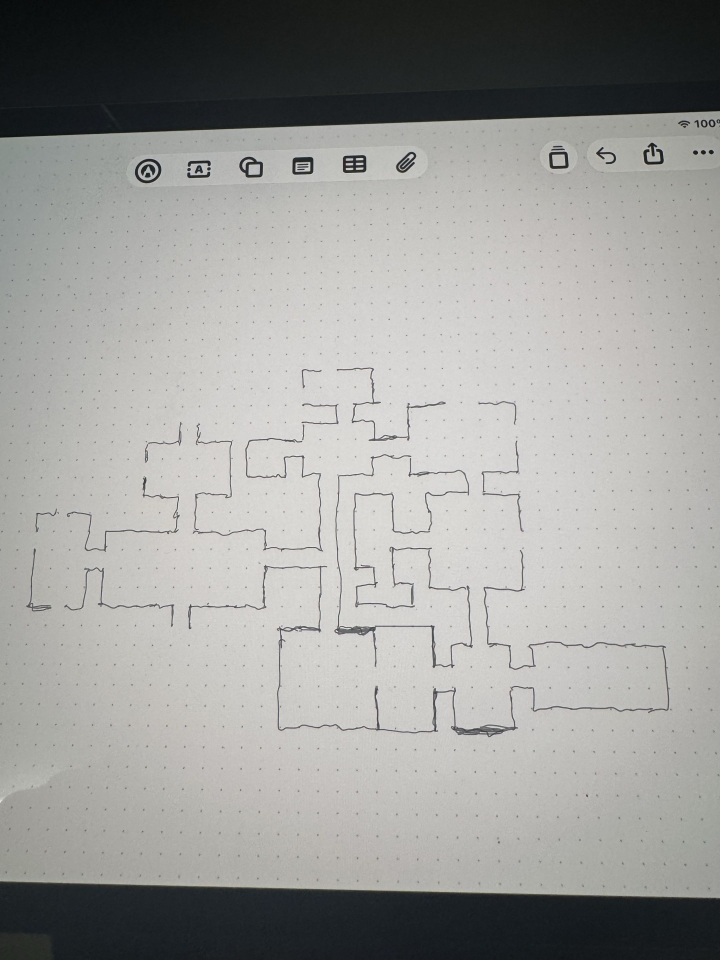
#> input picture datasets/real-maps/bro-01.jpg, 2160 x 2880 px (shown at 1/3 size)
$ python -i verify_cells.py   (imports and definitions only)
#> lines starting #> are read from the running program, lines starting #| are printed output that depends on the picture
#!/usr/bin/env python3
"""Does the cell classifier TRANSFER to bro's real maps? Slide a cell-window over
each real map, classify floor/outside, and paint the floor-probability heatmap.
If sim2real worked, 'floor' lights up on the rooms (grid squares) and stays dark on
vegetation/blank. Phase-independent (tiled), so it doesn't need a perfect grid.
Run with the export venv (coremltools). Writes training/cells_real_eval.png."""
import os, glob
import numpy as np
from PIL import Image
import coremltools as ct

ROOT = os.path.dirname(os.path.dirname(os.path.abspath(__file__)))
# [1 line that did not run here, left out]
MAX = 1600
# per-map (cell px @1600 long side) from earlier grid analysis; deskew handled by the
# classifier's rotation-robustness (trained with ±10°), so we tile the raw image.
CELL = {"bro-01": 54, "bro-02": 32, "bro-03": 42, "bro-04": 44, "bro-05": 42}

def floor_prob(crop):
    p = ml.predict({"image": crop.resize((56, 56))})
    # classifier output: a dict of class->prob under some key + a classLabel
    for v in p.values():
        if isinstance(v, dict) and "floor" in v:
            return float(v["floor"])
    return 0.0

def eval_map(f):
#> called with f = 'datasets/real-maps/bro-01.jpg'
    name = os.path.splitext(os.path.basename(f))[0]
    cell = CELL.get(name, 42)
    img = Image.open(f).convert("RGB")
#> img is the input picture: PIL image 2160x2880 RGB; mean R, G, B 156.4, 156.6, 154
    s = MAX / max(img.size)
#> s = 0.556
    img = img.resize((round(img.size[0] * s), round(img.size[1] * s)))
#> img: PIL image 1200x1600 RGB
    W, H = img.size
#> W = 1200; H = 1600
    M = round(0.45 * cell); win = cell + 2 * M
    overlay = img.convert("RGBA")
    from PIL import ImageDraw
    dr = ImageDraw.Draw(overlay, "RGBA")
    step = cell
    for y in range(0, H - cell, step):
        for x in range(0, W - cell, step):
            crop = img.crop((x + cell // 2 - win // 2, y + cell // 2 - win // 2,
                             x + cell // 2 + win // 2, y + cell // 2 + win // 2))
            pr = floor_prob(crop)
            if pr > 0.5:
                a = int(120 * (pr - 0.5) * 2)
                dr.rectangle([x, y, x + cell, y + cell], fill=(40, 230, 90, a))
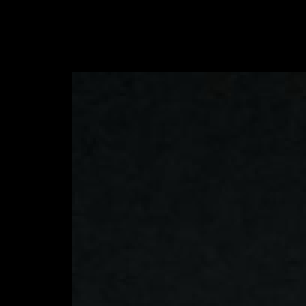
#> crop: PIL image 102x102 RGB (shown 3 times larger); mean R, G, B 6.7, 9, 9.5
    return overlay.convert("RGB")

files = sorted(glob.glob(os.path.join(ROOT, "datasets", "real-maps", "*.jpg")))
# [1 line that did not run here, left out]
# [1 line that did not run here, left out]
# [2 lines not run here, left out]
out = os.path.join(ROOT, "training", "cells_real_eval.png")
# [2 lines not run here, left out]

#> (the run stopped early here; a loop or call above may not have finished)

$ run again, on datasets/real-maps/bro-05.jpg
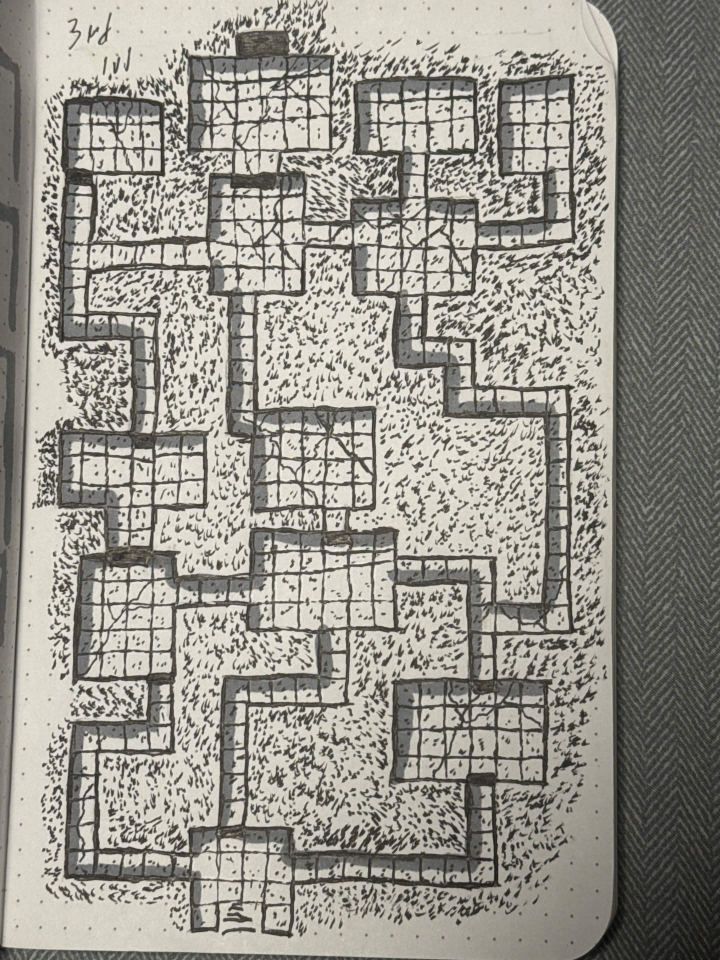
#> input picture datasets/real-maps/bro-05.jpg, 2160 x 2880 px (shown at 1/3 size)
#> in eval_map, img is the input picture: PIL image 2160x2880 RGB; mean R, G, B 152, 149.5, 141.1
#> in eval_map, `img = img.resize((round(img.size[0] * s), round(img.size[1] * s)))`:
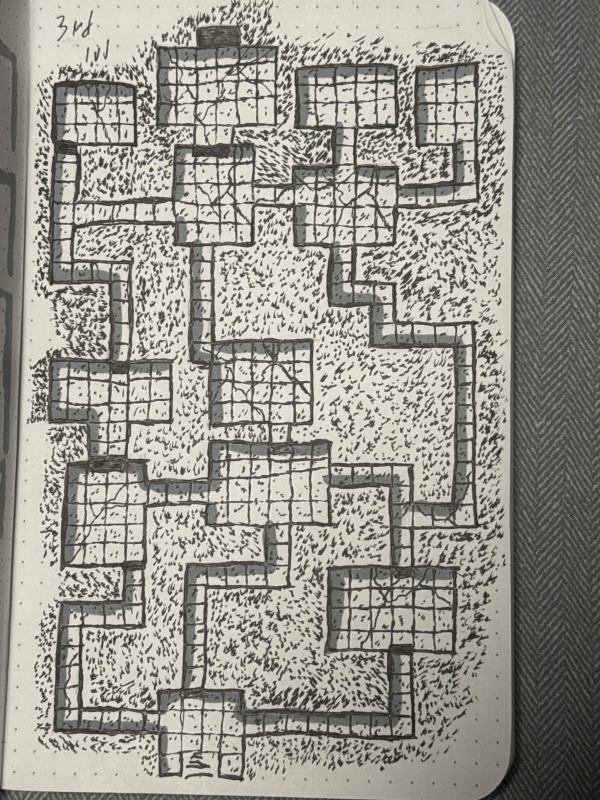
#> img: PIL image 1200x1600 RGB (shown at 1/2 size); mean R, G, B 152, 149.5, 141.1
#> after the loop in eval_map, `for y in range(0, H - cell, step):`:
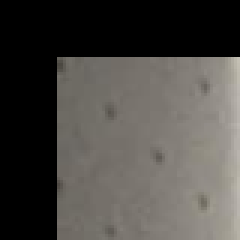
#> crop: PIL image 80x80 RGB (shown 3 times larger); mean R, G, B 74.8, 72.2, 68.3
